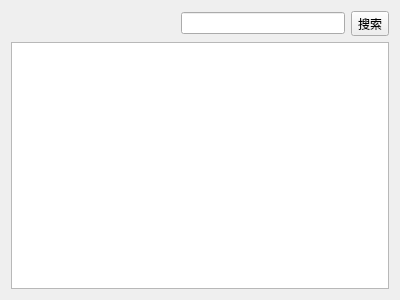
<?xml version="1.0" encoding="UTF-8"?>
<ui version="4.0">
 <class>AuditWidget</class>
 <widget class="QWidget" name="AuditWidget">
  <property name="geometry">
   <rect>
    <x>0</x>
    <y>0</y>
    <width>400</width>
    <height>300</height>
   </rect>
  </property>
  <property name="windowTitle">
   <string>Form</string>
  </property>
  <layout class="QGridLayout" name="gridLayout">
   <item row="0" column="0">
    <spacer name="horizontalSpacer">
     <property name="orientation">
      <enum>Qt::Horizontal</enum>
     </property>
     <property name="sizeHint" stdset="0">
      <size>
       <width>40</width>
       <height>20</height>
      </size>
     </property>
    </spacer>
   </item>
   <item row="0" column="2">
    <widget class="QToolButton" name="toolButton">
     <property name="text">
      <string>搜索</string>
     </property>
    </widget>
   </item>
   <item row="0" column="1">
    <widget class="QLineEdit" name="lineEdit"/>
   </item>
   <item row="1" column="0" colspan="3">
    <widget class="QListWidget" name="listWidget"/>
   </item>
  </layout>
 </widget>
 <resources/>
 <connections/>
</ui>
